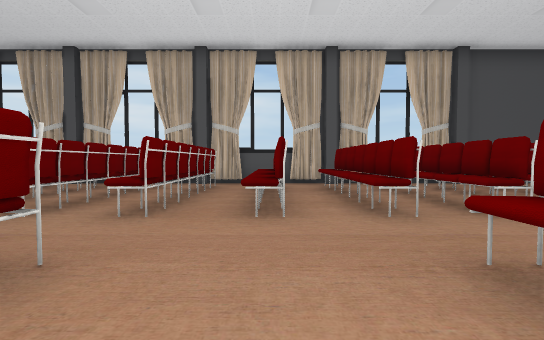
view 1 (above)

18 first-person views from a walk through a 3-D level made in the Unity game engine. The camera is 0.72 m above the floor, tilts 2° down and sees 90° across. Doors are open. The floor is counted in squares, 1 m on a side. Each view is taken from the middle of a square. On the plan, view 1 faces up. The plan holds only what a view shows up to about 9 squares ahead; the rest is blank. Some surface patterns are stand-ins.

view 2
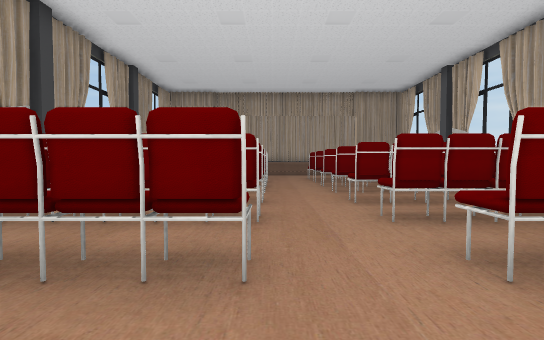

view 3
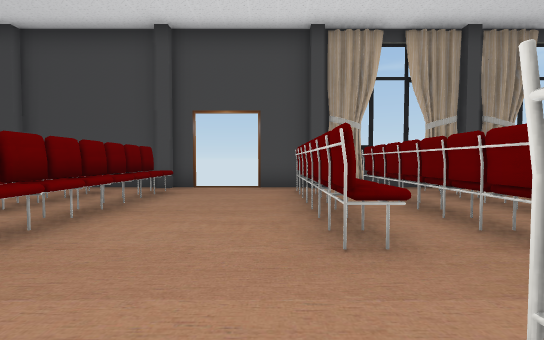

view 4
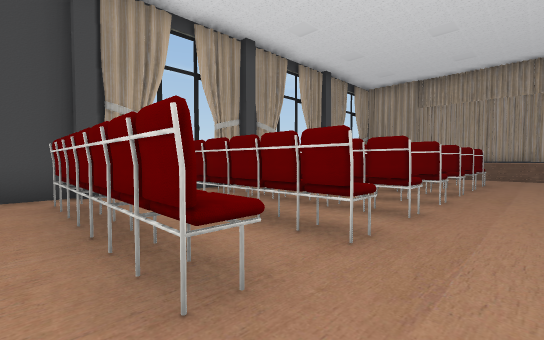

view 5
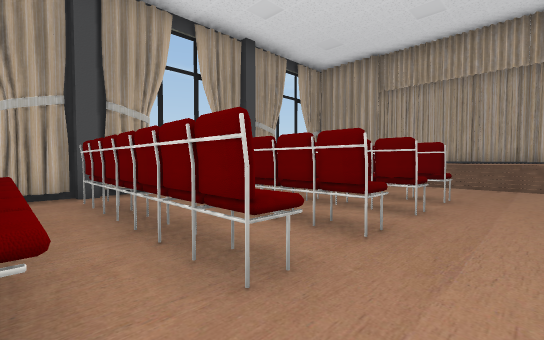

view 6
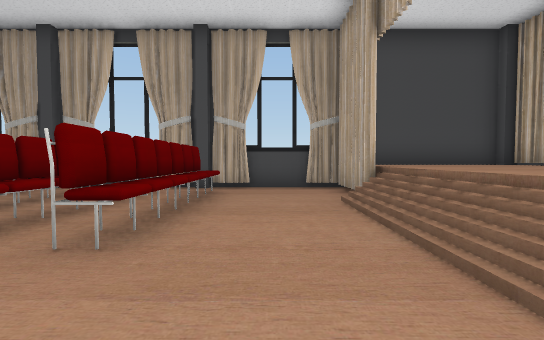

view 7
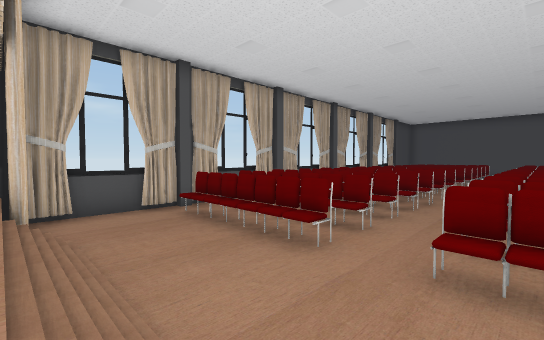

view 8
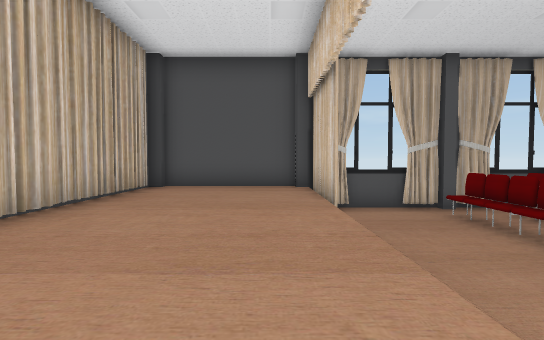

view 9
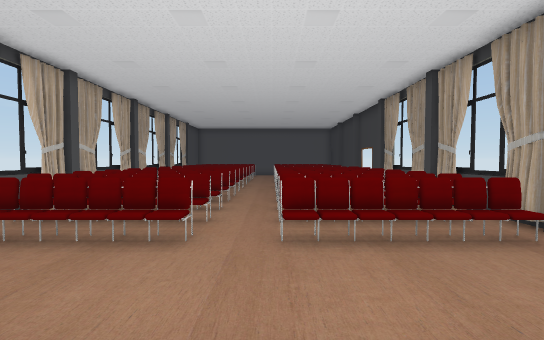

view 10
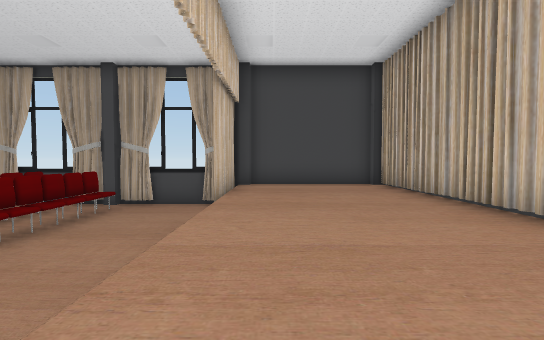

view 11
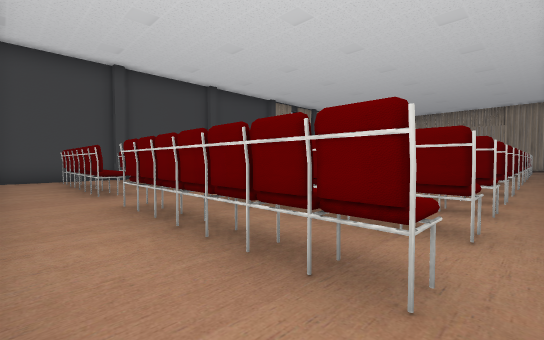

view 12
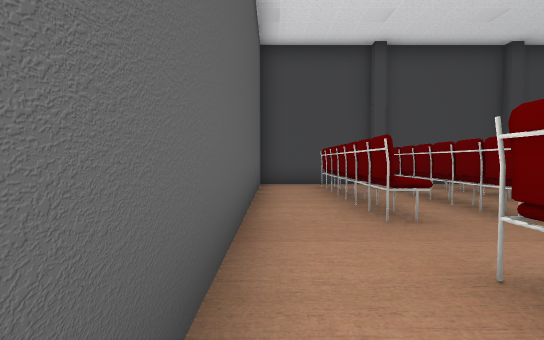

view 13
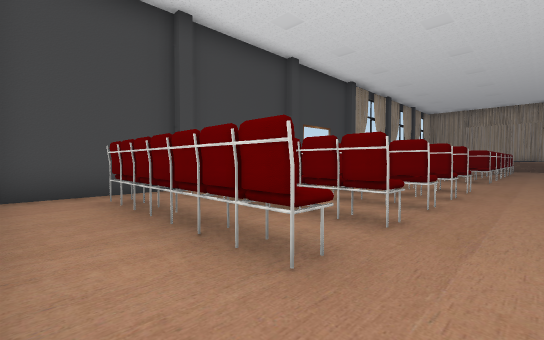

view 14
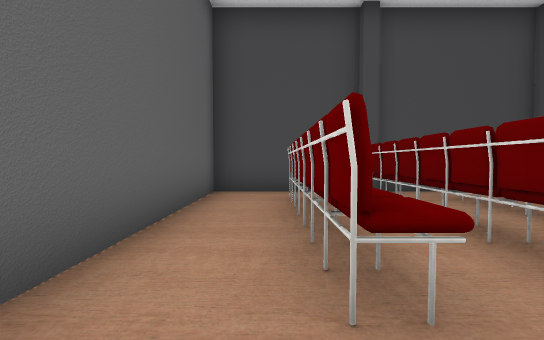

view 15
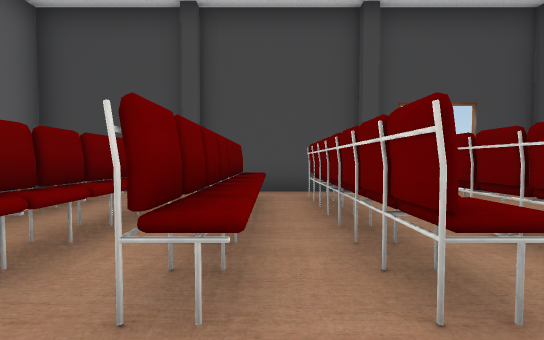

view 16
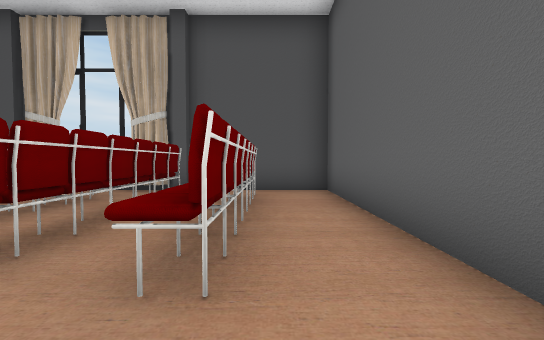

view 17
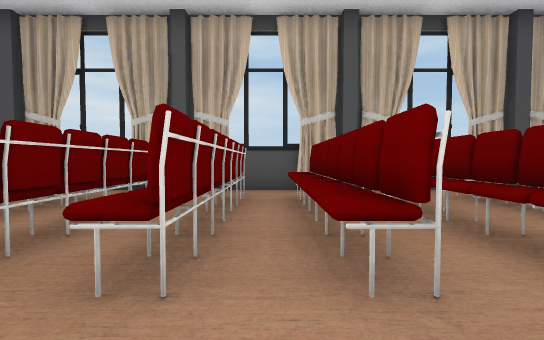

view 18
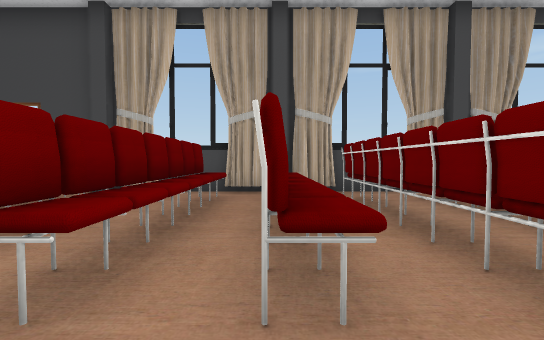

### Floor plan
Key: @ floor where view 1 was taken; # wall or solid block; x gap in a wall; . main floor; : floor 0.6 m higher than the main floor; / step, stairs or slope; D open door; O other object.
Columns run from 18 left of view 1 to 10 right of it. Each row starts with its distance up from view 1.
  9 #############################
  8 #:::#..O...O...O...O...O....#
  7 #:::O..OOOO.OO.OO.O.OOO. O..#
  6 #::://.OOOO.OO.OO.O.OOO.OO..#
  5 #::://.OOOO.OO.OO.O.OOO.OO..#
  4 #::://.OOOO.OO.OO.O.OOO.OO..#
  3 #::://......................#
  2 #::://..OOO.OO.OO...OOO.OO..#
  1 #::://.OOOO.OO.OO...OOO.OO..#
  0 #::://.OOOO.OO.OO.@.OOO.OO..#
 -1 #:::O/.OOOO.OO.OO...OOO.OO..#
 -2 #:::O..OOOO.OO.OO...OOO.OO..#
 -3 #:::#..Ox..Ox..Ox.DD#...x...#
 -4 ###############  #  #########

Positions as (right, up) in squares from view 1, and headings:
1: (0, 0), facing up
2: (0, 2), facing left
3: (-1, 4), facing down
4: (-1, 3), facing down-left
5: (-5, 3), facing down-left
6: (-12, 4), facing down
7: (-14, 1), facing up-right
8: (-15, 1), facing up
9: (-15, 2), facing right
10: (-15, 5), facing down
11: (9, 8), facing down-left
12: (9, 5), facing down
13: (9, 3), facing down-left
14: (8, 3), facing down
15: (4, 3), facing down
16: (8, 2), facing up
17: (-4, 2), facing up
18: (-6, 3), facing down
